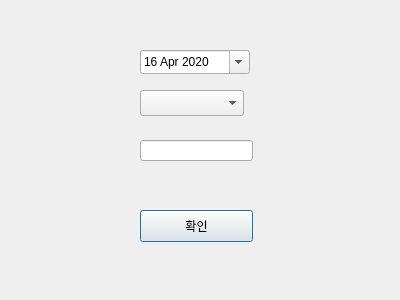
<?xml version="1.0" encoding="UTF-8"?>
<ui version="4.0">
 <class>Dialog</class>
 <widget class="QDialog" name="Dialog">
  <property name="geometry">
   <rect>
    <x>0</x>
    <y>0</y>
    <width>400</width>
    <height>300</height>
   </rect>
  </property>
  <property name="windowTitle">
   <string>Dialog</string>
  </property>
  <widget class="QDateEdit" name="dateEdit">
   <property name="geometry">
    <rect>
     <x>140</x>
     <y>50</y>
     <width>110</width>
     <height>24</height>
    </rect>
   </property>
   <property name="calendarPopup">
    <bool>true</bool>
   </property>
   <property name="date">
    <date>
     <year>2020</year>
     <month>4</month>
     <day>16</day>
    </date>
   </property>
  </widget>
  <widget class="QComboBox" name="comboBox">
   <property name="geometry">
    <rect>
     <x>140</x>
     <y>90</y>
     <width>104</width>
     <height>26</height>
    </rect>
   </property>
  </widget>
  <widget class="QLineEdit" name="lineEdit">
   <property name="geometry">
    <rect>
     <x>140</x>
     <y>140</y>
     <width>113</width>
     <height>21</height>
    </rect>
   </property>
  </widget>
  <widget class="QPushButton" name="pushButton">
   <property name="geometry">
    <rect>
     <x>140</x>
     <y>210</y>
     <width>113</width>
     <height>32</height>
    </rect>
   </property>
   <property name="text">
    <string>확인</string>
   </property>
  </widget>
 </widget>
 <resources/>
 <connections/>
</ui>
